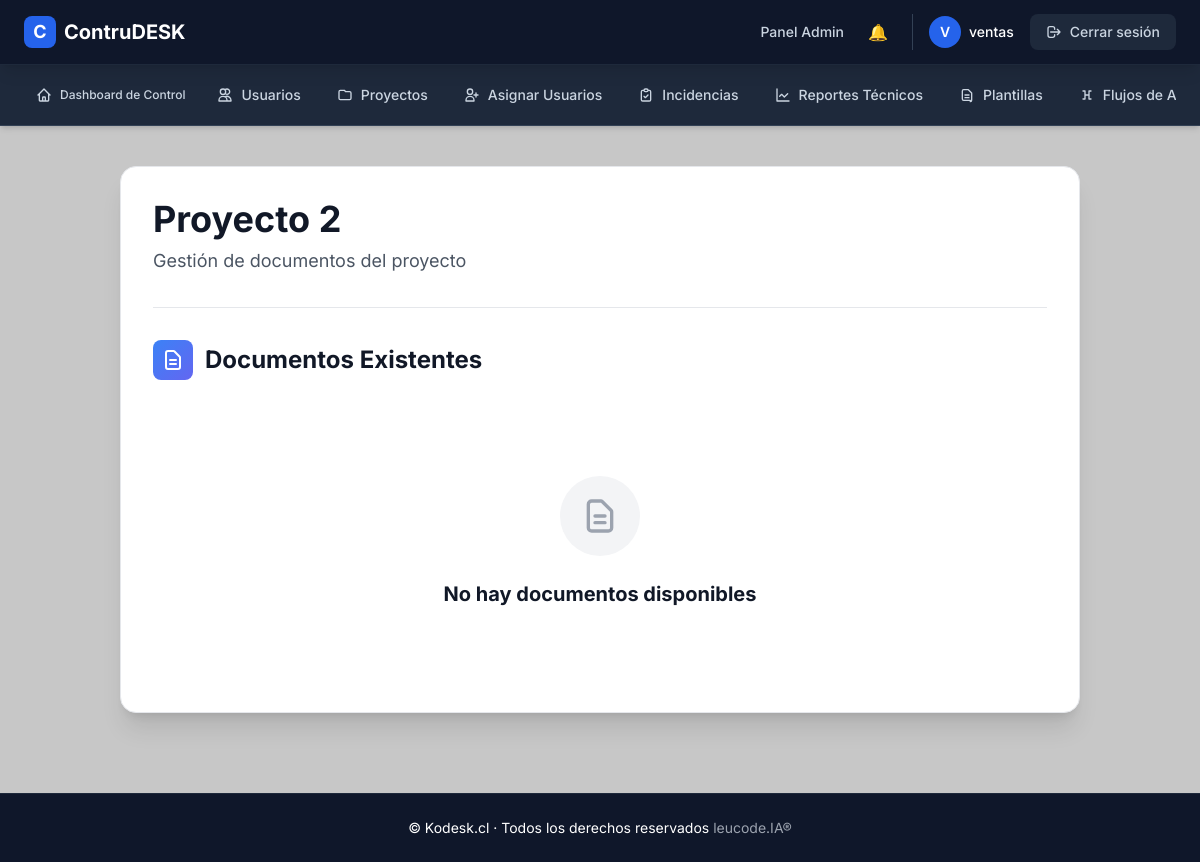
The page /lector/project/2/documents (signed in) on the database its author committed.
### app/models.py (models this page shows, shortened)
class AdminUser(UserMixin, db.Model):
    __tablename__ = "admin_users"
    id = db.Column(db.Integer, primary_key=True)
    nombre = db.Column(db.String(120), nullable=False)
    email = db.Column(db.String(120), unique=True, nullable=False)
    password_hash = db.Column(db.String(255), nullable=False)
    roles = db.relationship('Role', secondary='user_roles', backref=db.backref('users', lazy='dynamic'))
    def has_role(self, role_name):
        return any(role.name == role_name for role in self.roles)
    @property
    def is_authenticated(self):
        return True

class Project(db.Model):
    __tablename__ = 'projects'
    id = db.Column(db.Integer, primary_key=True)
    name = db.Column(db.String(128), nullable=False)
    description = db.Column(db.Text)
    start_date = db.Column(db.DateTime, default=datetime.utcnow)
    end_date = db.Column(db.DateTime)
    progress = db.Column(db.Integer, default=0)
    status = db.Column(db.String(50), default='activo')  # Ej: activo, suspendido, finalizado
    archived = db.Column(db.Boolean, default=False)  # Indicador de archivo
    admin_comment = db.Column(db.Text)
    total_budget = db.Column(db.Float, default=0.0)
    budget_file = db.Column(db.String(255))
    schedule_file = db.Column(db.String(255))
    creator_id = db.Column(db.Integer, db.ForeignKey('admin_users.id'), nullable=False)
    creator = db.relationship('AdminUser', backref='created_projects')

### app/routes/lector.py (the view, shortened to what this page needs)
@lector_bp.route('/project/<int:project_id>/documents', methods=['GET', 'POST'])
@login_required
def view_documents(project_id):
    project = Project.query.get_or_404(project_id)
    documents = ProjectDocument.query.filter_by(project_id=project.id).all()
    return render_template('lector/documentos.html', project=project, documents=documents)

### app/templates/lector/documentos.html
{% extends "layout.html" %}
{% block content %}
<div class="container mx-auto mt-10 px-4 sm:px-6 lg:px-8 mb-20">
  <div class="max-w-6xl mx-auto">
    <div class="bg-white rounded-2xl shadow-xl p-8 border border-gray-200">
      <div class="mb-8">
        <div class="flex items-center justify-between mb-6">
          <div>
            <h2 class="text-4xl font-bold text-gray-900 mb-2">
              {{ project.name }}
            </h2>
            <p class="text-gray-600 text-lg">Gestión de documentos del proyecto</p>
          </div>
        </div>
      </div>
      <div class="border-t border-gray-200 pt-8">
        <div class="flex items-center gap-3 mb-8">
          <div class="w-10 h-10 bg-gradient-to-br from-blue-500 to-indigo-500 rounded-lg flex items-center justify-center">
            <svg class="w-6 h-6 text-white" fill="none" stroke="currentColor" viewBox="0 0 24 24">
              <path stroke-linecap="round" stroke-linejoin="round" stroke-width="2" d="M9 12h6m-6 4h6m2 5H7a2 2 0 01-2-2V5a2 2 0 012-2h5.586a1 1 0 01.707.293l5.414 5.414a1 1 0 01.293.707V19a2 2 0 01-2 2z"/>
            </svg>
          </div>
          <h3 class="text-2xl font-bold text-gray-900">Documentos Existentes</h3>
        </div>
        {% if documents %}
          <div class="space-y-6">
            {% for document in documents %}
              <div class="group relative bg-gradient-to-br from-white to-slate-50 rounded-xl border border-gray-200 hover:border-blue-300 p-6 transition-all duration-300 hover:shadow-lg hover:shadow-blue-100">
                <div class="absolute top-0 left-0 w-1 h-full bg-gradient-to-b from-blue-500 to-indigo-500 rounded-l-xl opacity-0 group-hover:opacity-100 transition-opacity duration-300"></div>
                <div class="flex items-start justify-between gap-6">
                  <div class="flex-1">
                    <div class="inline-flex items-center gap-2 px-3 py-1 bg-blue-50 text-blue-700 rounded-full text-sm font-medium mb-3">
                      <svg class="w-4 h-4" fill="none" stroke="currentColor" viewBox="0 0 24 24">
                        <path stroke-linecap="round" stroke-linejoin="round" stroke-width="2" d="M8 7V3m8 4V3m-9 8h10M5 21h14a2 2 0 002-2V7a2 2 0 00-2-2H5a2 2 0 00-2 2v12a2 2 0 002 2z"/>
                      </svg>
                      {{ document.upload_date.strftime('%B %Y') }}
                    </div>
                    <h4 class="text-xl font-bold text-gray-900 mb-2 group-hover:text-blue-600 transition-colors duration-300">
                      {{ document.file_name }}
                    </h4>
                    <p class="text-gray-600 leading-relaxed">
                      {{ document.description }}
                    </p>
                  </div>
                  <div class="flex-shrink-0 w-16 h-16 bg-gradient-to-br from-blue-100 to-indigo-100 rounded-xl flex items-center justify-center group-hover:scale-110 transition-transform duration-300">
                    <svg class="w-8 h-8 text-blue-600" fill="none" stroke="currentColor" viewBox="0 0 24 24">
                      <path stroke-linecap="round" stroke-linejoin="round" stroke-width="2" d="M7 21h10a2 2 0 002-2V9.414a1 1 0 00-.293-.707l-5.414-5.414A1 1 0 0012.586 3H7a2 2 0 00-2 2v14a2 2 0 002 2z"/>
                    </svg>
                  </div>
                </div>
                <div class="flex items-center gap-3 mt-6 pt-6 border-t border-gray-100">
                  <a href="{{ url_for('editor.download_document', project_id=project.id, document_id=document.id) }}"
                     class="inline-flex items-center gap-2 px-4 py-2 bg-blue-600 text-white rounded-lg font-medium hover:bg-blue-700 transition-all duration-300 hover:scale-105 shadow-md hover:shadow-lg">
                    <svg class="w-4 h-4" fill="none" stroke="currentColor" viewBox="0 0 24 24">
                      <path stroke-linecap="round" stroke-linejoin="round" stroke-width="2" d="M4 16v1a3 3 0 003 3h10a3 3 0 003-3v-1m-4-4l-4 4m0 0l-4-4m4 4V4"/>
                    </svg>
                    Descargar
                  </a>
                </div>
              </div>
            {% endfor %}
          </div>
        {% else %}
          <div class="text-center py-16">
            <div class="inline-flex items-center justify-center w-20 h-20 bg-gray-100 rounded-full mb-6">
              <svg class="w-10 h-10 text-gray-400" fill="none" stroke="currentColor" viewBox="0 0 24 24">
                <path stroke-linecap="round" stroke-linejoin="round" stroke-width="2" d="M9 12h6m-6 4h6m2 5H7a2 2 0 01-2-2V5a2 2 0 012-2h5.586a1 1 0 01.707.293l5.414 5.414a1 1 0 01.293.707V19a2 2 0 01-2 2z"/>
              </svg>
            </div>
            <h4 class="text-xl font-bold text-gray-900 mb-2">No hay documentos disponibles</h4>
          </div>
        {% endif %}
      </div>
    </div>
  </div>
</div>
{% endblock %}

### app/templates/layout.html (shortened to what this page needs)
<!DOCTYPE html>
<html lang="es">
<head>
  <script src="https://cdn.tailwindcss.com"></script>
</head>
<body class="min-h-screen flex flex-col">
  <header class="w-full bg-slate-900 border-b border-slate-800 sticky top-0 z-50 shadow-lg">
    <div class="max-w-full mx-auto px-3 sm:px-4 lg:px-6">
      <div class="flex items-center justify-between h-16">
        <a href="{{ url_for('main.index') }}" class="flex items-center gap-2 group">
          <div class="w-8 h-8 bg-blue-600 rounded-lg flex items-center justify-center group-hover:bg-blue-700 transition-colors">
            <span class="text-white font-bold text-lg">C</span>
          </div>
          <span class="text-xl font-bold text-white hidden sm:inline">
            ContruDESK
          </span>
        </a>
        <nav class="hidden lg:flex items-center gap-6">
          {% if current_user.is_authenticated %}
            {% if current_user.has_role('admin') %}
              <a href="{{ url_for('admin.admin_dashboard') }}" class="text-sm text-slate-300 hover:text-white transition-colors font-medium">
                Panel Admin
              </a>
              <a href="{{ url_for('admin.notificaciones') }}" class="relative">
                🔔
                {% set unread = current_user.system_notifications | selectattr("read", "equalto", False) | list | length %}
              </a>
            {% elif current_user.has_role('editor') %}
              <a href="{{ url_for('editor.editor_dashboard') }}" class="text-sm text-slate-300 hover:text-white transition-colors font-medium">
                Dashboard Editor
              </a>
            {% elif current_user.has_role('miembro') %}
              <a href="{{ url_for('miembro.miembro_dashboard') }}" class="text-sm text-slate-300 hover:text-white transition-colors font-medium">
                Dashboard Miembro
              </a>
            {% elif current_user.has_role('lector') %}
            {% else %}
              <a href="{{ url_for('main.index') }}" class="text-sm text-slate-300 hover:text-white transition-colors font-medium">
                Inicio
              </a>
            {% endif %}
            <div class="flex items-center gap-4 pl-4 border-l border-slate-700">
              <div class="flex items-center gap-2">
                <div class="w-8 h-8 bg-blue-600 rounded-full flex items-center justify-center">
                  <span class="text-white text-sm font-semibold">{{ current_user.nombre[0]|upper }}</span>
                </div>
                <span class="text-sm text-white font-medium">{{ current_user.nombre }}</span>
              </div>
              <a href="{{ url_for('auth.logout') }}" class="inline-flex items-center gap-2 px-4 py-2 bg-slate-800 hover:bg-slate-700 text-slate-300 hover:text-white rounded-lg text-sm font-medium transition-colors">
                <svg class="w-4 h-4" fill="none" stroke="currentColor" viewBox="0 0 24 24">
                  <path stroke-linecap="round" stroke-linejoin="round" stroke-width="2" d="M17 16l4-4m0 0l-4-4m4 4H7m6 4v1a3 3 0 01-3 3H6a3 3 0 01-3-3V7a3 3 0 013-3h4a3 3 0 013 3v1"/>
                </svg>
                Cerrar sesión
              </a>
            </div>
          {% else %}
            <a href="{{ url_for('auth.login') }}" class="inline-flex items-center gap-2 px-4 py-2 bg-blue-600 hover:bg-blue-700 text-white rounded-lg text-sm font-semibold transition-colors">
              Iniciar Sesión
            </a>
          {% endif %}
        </nav>
      </div>
    </div>
  </header>
  {% if current_user.is_authenticated %}
    <nav class="bg-slate-800 border-b border-slate-700 shadow-md">
      <div class="max-w-full mx-auto px-3 sm:px-4 lg:px-6">
        <div class="hidden md:flex items-center gap-1 py-3 overflow-x-auto">
          {% if current_user.has_role('admin') %}
            <a href="{{ url_for('admin.dashboard_control') }}" class="inline-flex items-center gap-2 px-3 py-2 text-xs font-medium text-slate-300 hover:text-white hover:bg-slate-700 rounded-lg transition-colors whitespace-nowrap">
                <svg class="w-4 h-4" fill="none" stroke="currentColor" viewBox="0 0 24 24">
                  <path stroke-linecap="round" stroke-linejoin="round" stroke-width="2" d="M3 12l2-2m0 0l7-7 7 7M5 10v10a1 1 0 001 1h3m10-11l2 2m-2-2v10a1 1 0 01-1 1h-3m-6 0a1 1 0 001-1v-4a1 1 0 011-1h2a1 1 0 011 1v4a1 1 0 001 1m-6 0h6"/>
                </svg>
                Dashboard de Control
            </a>
            <a href="{{ url_for('admin.usuarios') }}" class="inline-flex items-center gap-2 px-4 py-2 text-sm font-medium text-slate-300 hover:text-white hover:bg-slate-700 rounded-lg transition-colors whitespace-nowrap">
              <svg class="w-4 h-4" fill="none" stroke="currentColor" viewBox="0 0 24 24">
                <path stroke-linecap="round" stroke-linejoin="round" stroke-width="2" d="M12 4.354a4 4 0 110 5.292M15 21H3v-1a6 6 0 0112 0v1zm0 0h6v-1a6 6 0 00-9-5.197M13 7a4 4 0 11-8 0 4 4 0 018 0z"/>
              </svg>
              Usuarios
            </a>
            <a href="{{ url_for('admin.list_projects') }}" class="inline-flex items-center gap-2 px-4 py-2 text-sm font-medium text-slate-300 hover:text-white hover:bg-slate-700 rounded-lg transition-colors whitespace-nowrap">
              <svg class="w-4 h-4" fill="none" stroke="currentColor" viewBox="0 0 24 24">
                <path stroke-linecap="round" stroke-linejoin="round" stroke-width="2" d="M3 7v10a2 2 0 002 2h14a2 2 0 002-2V9a2 2 0 00-2-2h-6l-2-2H5a2 2 0 00-2 2z"/>
              </svg>
              Proyectos
            </a>
            <a href="{{ url_for('admin.assign_user_to_project') }}" class="inline-flex items-center gap-2 px-4 py-2 text-sm font-medium text-slate-300 hover:text-white hover:bg-slate-700 rounded-lg transition-colors whitespace-nowrap">
              <svg class="w-4 h-4" fill="none" stroke="currentColor" viewBox="0 0 24 24">
                <path stroke-linecap="round" stroke-linejoin="round" stroke-width="2" d="M18 9v3m0 0v3m0-3h3m-3 0h-3m-2-5a4 4 0 11-8 0 4 4 0 018 0zM3 20a6 6 0 0112 0v1H3v-1z"/>
              </svg>
              Asignar Usuarios
            </a>
            <a href="{{ url_for('admin.listar_incidencias') }}" class="inline-flex items-center gap-2 px-4 py-2 text-sm font-medium text-slate-300 hover:text-white hover:bg-slate-700 rounded-lg transition-colors whitespace-nowrap">
              <svg class="w-4 h-4" fill="none" stroke="currentColor" viewBox="0 0 24 24">
                <path stroke-linecap="round" stroke-linejoin="round" stroke-width="2" d="M9 5H7a2 2 0 00-2 2v12a2 2 0 002 2h10a2 2 0 002-2V7a2 2 0 00-2-2h-2M9 5a2 2 0 002 2h2a2 2 0 002-2M9 5a2 2 0 012-2h2a2 2 0 012 2m-6 9l2 2 4-4"/>
              </svg>
              Incidencias
            </a>
            <a href="{{ url_for('admin.ver_reportes') }}"
              class="inline-flex items-center gap-2 px-4 py-2 text-sm font-medium text-slate-300
                      hover:text-white hover:bg-slate-700 rounded-lg transition-colors whitespace-nowrap">
              <svg xmlns="http://www.w3.org/2000/svg"
                  fill="none" viewBox="0 0 24 24" stroke-width="2" stroke="currentColor"
                  class="w-4 h-4">
                <path stroke-linecap="round" stroke-linejoin="round"
                      d="M3 3v18h18M7 14l3-3 4 4 5-5"/>
              </svg>
              Reportes Técnicos
            </a>
            <a href="{{ url_for('admin.plantillas') }}"
              class="inline-flex items-center gap-2 px-4 py-2 text-sm font-medium text-slate-300
                      hover:text-white hover:bg-slate-700 rounded-lg transition-colors whitespace-nowrap">
              <svg xmlns="http://www.w3.org/2000/svg"
                  fill="none" viewBox="0 0 24 24" stroke-width="2" stroke="currentColor"
                  class="w-4 h-4">
                <path stroke-linecap="round" stroke-linejoin="round"
                      d="M9 12h6m-6 4h6m2 4H7a2 2 0 01-2-2V6a2 2 0 012-2h7l5 5v11a2 2 0 01-2 2z" />
              </svg>
              Plantillas
            </a>
            <a href="{{ url_for('admin.flujos_aprobacion') }}"
              class="inline-flex items-center gap-2 px-4 py-2 text-sm font-medium text-slate-300
                      hover:text-white hover:bg-slate-700 rounded-lg transition-colors whitespace-nowrap">
              <svg xmlns="http://www.w3.org/2000/svg"
                  fill="none" viewBox="0 0 24 24" stroke-width="2" stroke="currentColor"
                  class="w-4 h-4">
                <path stroke-linecap="round" stroke-linejoin="round"
                      d="M6 6h3m6 0h3m-9 0v12m6-12v12M6 18h3m6 0h3M9 12h6" />
              </svg>
              Flujos de Aprobación
            </a>
          {% endif %}
        </div>
      </div>
    </nav>
  {% endif %}
  <main class="flex-grow">
    {% block content %}{% endblock %}
  </main>
  <footer class="bg-slate-900 border-t border-slate-800 mt-auto">
    <div class="max-w-full mx-auto px-3 sm:px-4 lg:px-6 py-6">
      <div class="text-center">
        <p class="text-white text-sm">
          © {{ config.STORE_NAME or "Kodesk.cl" }} · Todos los derechos reservados
          <span class="text-gray-400">leucode.IA®</span>
        </p>
      </div>
    </div>
  </footer>
</body>
</html>

### app/templates/layout.html (style rules this page uses)
body { font-family: 'Inter', sans-serif !important; background-color: #c7c7c7 !important; }

### rows shown on the page
AdminUser: nombre "V", nombre "ventas"
Project: name "Proyecto 2"

### other values the page prints
{{ config.STORE_NAME or "Kodesk.cl" }} "Kodesk.cl"
